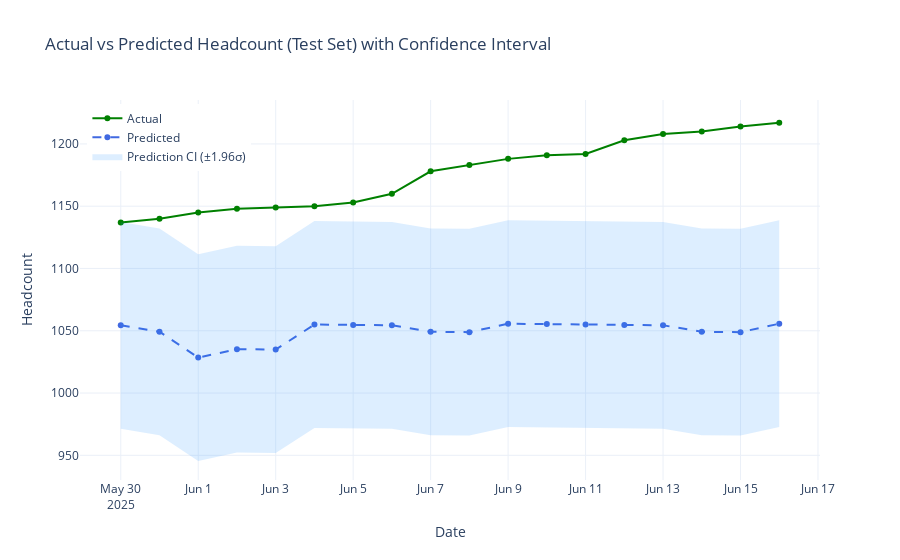

Write notebook code for a chart like this one.
### Code cell
# Actual vs Predicted for the test set (Model 2 as example)
test_dates = historical_dates[split_idx:]
actual = y_test
predicted = y_pred

# Confidence interval (±1.96 * std of residuals from training set)
resid_std = residuals[:split_idx].std()
ci_upper = predicted + 1.96 * resid_std
ci_lower = predicted - 1.96 * resid_std

fig_actual_pred = go.Figure()

fig_actual_pred.add_trace(go.Scatter(
    x=test_dates,
    y=actual,
    mode='lines+markers',
    name='Actual',
    line=dict(color='green', width=2),
    marker=dict(color='green', size=6)
))

fig_actual_pred.add_trace(go.Scatter(
    x=test_dates,
    y=predicted,
    mode='lines+markers',
    name='Predicted',
    line=dict(color='royalblue', width=2, dash='dash'),
    marker=dict(color='royalblue', size=6)
))

# Confidence interval
fig_actual_pred.add_trace(go.Scatter(
    x=list(test_dates) + list(test_dates[::-1]),
    y=list(ci_upper) + list(ci_lower[::-1]),
    fill='toself',
    fillcolor='rgba(30,144,255,0.15)',
    line=dict(color='rgba(255,255,255,0)'),
    hoverinfo='skip',
    name='Prediction CI (±1.96σ)',
    showlegend=True
))

fig_actual_pred.update_layout(
    title="Actual vs Predicted Headcount (Test Set) with Confidence Interval",
    xaxis_title="Date",
    yaxis_title="Headcount",
    legend=dict(x=0.01, y=0.99),
    template="plotly_white"
)

fig_actual_pred.show()

# Error analysis
mae = abs(actual - predicted).mean()
rmse = np.sqrt(((actual - predicted) ** 2).mean())
print(f"Test MAE: {mae:.2f}")
print(f"Test RMSE: {rmse:.2f}")

### Figure 1 — Plotly figure (JSON) as saved in the notebook; plotly's stock layout.template omitted (floating-point values rounded to 4 significant figures)
{"data": [{"line": {"color": "green", "width": 2}, "marker": {"color": "green", "size": 6}, "mode": "lines+markers", "name": "Actual", "type": "scatter", "x": ["2025-05-30T00:00:00.000000000", "2025-05-31T00:00:00.000000000", "2025-06-01T00:00:00.000000000", "2025-06-02T00:00:00.000000000", "2025-06-03T00:00:00.000000000", "2025-06-04T00:00:00.000000000", "2025-06-05T00:00:00.000000000", "2025-06-06T00:00:00.000000000", "2025-06-07T00:00:00.000000000", "2025-06-08T00:00:00.000000000", "2025-06-09T00:00:00.000000000", "2025-06-10T00:00:00.000000000", "2025-06-11T00:00:00.000000000", "2025-06-12T00:00:00.000000000", "2025-06-13T00:00:00.000000000", "2025-06-14T00:00:00.000000000", "2025-06-15T00:00:00.000000000", "2025-06-16T00:00:00.000000000"], "y": [1137, 1140, 1145, 1148, 1149, 1150, 1153, 1160, 1178, 1183, 1188, 1191, 1192, 1203, 1208, 1210, 1214, 1217]}, {"line": {"color": "royalblue", "dash": "dash", "width": 2}, "marker": {"color": "royalblue", "size": 6}, "mode": "lines+markers", "name": "Predicted", "type": "scatter", "x": ["2025-05-30T00:00:00.000000000", "2025-05-31T00:00:00.000000000", "2025-06-01T00:00:00.000000000", "2025-06-02T00:00:00.000000000", "2025-06-03T00:00:00.000000000", "2025-06-04T00:00:00.000000000", "2025-06-05T00:00:00.000000000", "2025-06-06T00:00:00.000000000", "2025-06-07T00:00:00.000000000", "2025-06-08T00:00:00.000000000", "2025-06-09T00:00:00.000000000", "2025-06-10T00:00:00.000000000", "2025-06-11T00:00:00.000000000", "2025-06-12T00:00:00.000000000", "2025-06-13T00:00:00.000000000", "2025-06-14T00:00:00.000000000", "2025-06-15T00:00:00.000000000", "2025-06-16T00:00:00.000000000"], "y": [1054.0, 1049.0, 1028.0, 1035.0, 1035.0, 1055.0, 1055.0, 1054.0, 1049.0, 1049.0, 1056.0, 1055.0, 1055.0, 1055.0, 1054.0, 1049.0, 1049.0, 1056.0]}, {"fill": "toself", "fillcolor": "rgba(30,144,255,0.15)", "hoverinfo": "skip", "line": {"color": "rgba(255,255,255,0)"}, "name": "Prediction CI (±1.96σ)", "showlegend": true, "type": "scatter", "x": ["2025-05-30T00:00:00", "2025-05-31T00:00:00", "2025-06-01T00:00:00", "2025-06-02T00:00:00", "2025-06-03T00:00:00", "2025-06-04T00:00:00", "2025-06-05T00:00:00", "2025-06-06T00:00:00", "2025-06-07T00:00:00", "2025-06-08T00:00:00", "2025-06-09T00:00:00", "2025-06-10T00:00:00", "2025-06-11T00:00:00", "2025-06-12T00:00:00", "2025-06-13T00:00:00", "2025-06-14T00:00:00", "2025-06-15T00:00:00", "2025-06-16T00:00:00", "2025-06-16T00:00:00", "2025-06-15T00:00:00", "2025-06-14T00:00:00", "2025-06-13T00:00:00", "2025-06-12T00:00:00", "2025-06-11T00:00:00", "2025-06-10T00:00:00", "2025-06-09T00:00:00", "2025-06-08T00:00:00", "2025-06-07T00:00:00", "2025-06-06T00:00:00", "2025-06-05T00:00:00", "2025-06-04T00:00:00", "2025-06-03T00:00:00", "2025-06-02T00:00:00", "2025-06-01T00:00:00", "2025-05-31T00:00:00", "2025-05-30T00:00:00"], "y": [1137.0, 1132.0, 1111.0, 1118.0, 1118.0, 1138.0, 1138.0, 1137.0, 1132.0, 1132.0, 1139.0, 1138.0, 1138.0, 1138.0, 1137.0, 1132.0, 1132.0, 1139.0, 972.7, 965.9, 966.2, 971.4, 971.7, 972.0, 972.3, 972.7, 965.9, 966.2, 971.4, 971.7, 972.0, 951.9, 952.2, 945.4, 966.2, 971.4]}], "layout": {"legend": {"x": 0.01, "y": 0.99}, "title": {"text": "Actual vs Predicted Headcount (Test Set) with Confidence Interval"}, "xaxis": {"title": {"text": "Date"}}, "yaxis": {"title": {"text": "Headcount"}}}}
